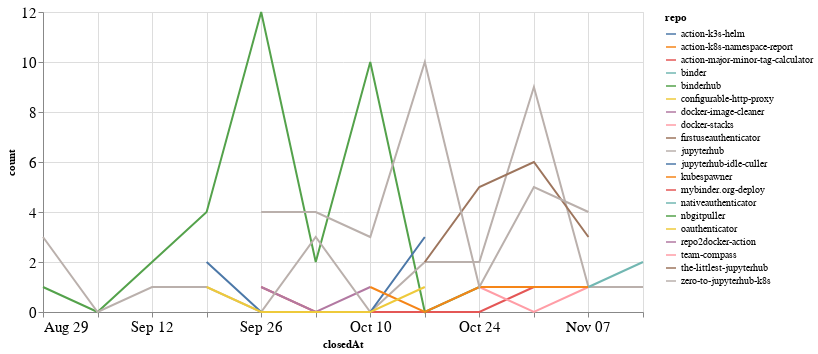

The notebook cell this image was saved under:
### Code cell
closed_by_time = closed_by.groupby('repo').resample('W', on='closedAt').count()['author'].reset_index()
closed_by_time = closed_by_time.rename(columns={'author': 'count'})

alt.Chart(closed_by_time, width=600).mark_line().encode(
    x='closedAt',
    y='count',
    color='repo',
    tooltip="repo"
)

### Figure 1 — Vega-Lite specification as saved in the notebook (floating-point values rounded to 4 significant figures)
{"config": {"axisLeft": {"labelFontSize": 15}, "axisBottom": {"labelFontSize": 15}}, "data": {"name": "data-cc2ccbdfa5a0d30733fcce9ef8ec3078"}, "mark": "line", "encoding": {"color": {"type": "nominal", "field": "repo"}, "tooltip": {"type": "nominal", "field": "repo"}, "x": {"type": "temporal", "field": "closedAt"}, "y": {"type": "quantitative", "field": "count"}}, "width": 600, "$schema": "https://vega.github.io/schema/vega-lite/v4.8.1.json", "datasets": {"data-cc2ccbdfa5a0d30733fcce9ef8ec3078": [{"repo": "action-k3s-helm", "closedAt": "2021-10-10T00:00:00", "count": 2}, {"repo": "action-k8s-namespace-report", "closedAt": "2021-09-26T00:00:00", "count": 1}, {"repo": "action-major-minor-tag-calculator", "closedAt": "2021-09-26T00:00:00", "count": 1}, {"repo": "action-major-minor-tag-calculator", "closedAt": "2021-10-03T00:00:00", "count": 0}, {"repo": "action-major-minor-tag-calculator", "closedAt": "2021-10-10T00:00:00", "count": 0}, {"repo": "action-major-minor-tag-calculator", "closedAt": "2021-10-17T00:00:00", "count": 0}, {"repo": "action-major-minor-tag-calculator", "closedAt": "2021-10-24T00:00:00", "count": 0}, {"repo": "action-major-minor-tag-calculator", "closedAt": "2021-10-31T00:00:00", "count": 1}, {"repo": "binder", "closedAt": "2021-10-03T00:00:00", "count": 1}, {"repo": "binderhub", "closedAt": "2021-08-29T00:00:00", "count": 1}, {"repo": "binderhub", "closedAt": "2021-09-05T00:00:00", "count": 0}, {"repo": "binderhub", "closedAt": "2021-09-12T00:00:00", "count": 2}, {"repo": "binderhub", "closedAt": "2021-09-19T00:00:00", "count": 4}, {"repo": "binderhub", "closedAt": "2021-09-26T00:00:00", "count": 12}, {"repo": "binderhub", "closedAt": "2021-10-03T00:00:00", "count": 2}, {"repo": "binderhub", "closedAt": "2021-10-10T00:00:00", "count": 10}, {"repo": "binderhub", "closedAt": "2021-10-17T00:00:00", "count": 0}, {"repo": "binderhub", "closedAt": "2021-10-24T00:00:00", "count": 1}, {"repo": "configurable-http-proxy", "closedAt": "2021-09-19T00:00:00", "count": 1}, {"repo": "docker-image-cleaner", "closedAt": "2021-09-26T00:00:00", "count": 1}, {"repo": "docker-image-cleaner", "closedAt": "2021-10-03T00:00:00", "count": 0}, {"repo": "docker-image-cleaner", "closedAt": "2021-10-10T00:00:00", "count": 1}, {"repo": "docker-stacks", "closedAt": "2021-10-24T00:00:00", "count": 1}, {"repo": "docker-stacks", "closedAt": "2021-10-31T00:00:00", "count": 0}, {"repo": "docker-stacks", "closedAt": "2021-11-07T00:00:00", "count": 1}, {"repo": "firstuseauthenticator", "closedAt": "2021-10-31T00:00:00", "count": 4}, {"repo": "jupyterhub", "closedAt": "2021-08-29T00:00:00", "count": 3}, {"repo": "jupyterhub", "closedAt": "2021-09-05T00:00:00", "count": 0}, {"repo": "jupyterhub", "closedAt": "2021-09-12T00:00:00", "count": 1}, {"repo": "jupyterhub", "closedAt": "2021-09-19T00:00:00", "count": 1}, {"repo": "jupyterhub", "closedAt": "2021-09-26T00:00:00", "count": 0}, {"repo": "jupyterhub", "closedAt": "2021-10-03T00:00:00", "count": 3}, {"repo": "jupyterhub", "closedAt": "2021-10-10T00:00:00", "count": 0}, {"repo": "jupyterhub", "closedAt": "2021-10-17T00:00:00", "count": 2}, {"repo": "jupyterhub", "closedAt": "2021-10-24T00:00:00", "count": 2}, {"repo": "jupyterhub", "closedAt": "2021-10-31T00:00:00", "count": 9}, {"repo": "jupyterhub", "closedAt": "2021-11-07T00:00:00", "count": 1}, {"repo": "jupyterhub", "closedAt": "2021-11-14T00:00:00", "count": 1}, {"repo": "jupyterhub-idle-culler", "closedAt": "2021-09-19T00:00:00", "count": 2}, {"repo": "jupyterhub-idle-culler", "closedAt": "2021-09-26T00:00:00", "count": 0}, {"repo": "jupyterhub-idle-culler", "closedAt": "2021-10-03T00:00:00", "count": 0}, {"repo": "jupyterhub-idle-culler", "closedAt": "2021-10-10T00:00:00", "count": 0}, {"repo": "jupyterhub-idle-culler", "closedAt": "2021-10-17T00:00:00", "count": 3}, {"repo": "kubespawner", "closedAt": "2021-10-10T00:00:00", "count": 1}, {"repo": "kubespawner", "closedAt": "2021-10-17T00:00:00", "count": 0}, {"repo": "kubespawner", "closedAt": "2021-10-24T00:00:00", "count": 1}, {"repo": "kubespawner", "closedAt": "2021-10-31T00:00:00", "count": 1}, {"repo": "kubespawner", "closedAt": "2021-11-07T00:00:00", "count": 1}, {"repo": "mybinder.org-deploy", "closedAt": "2021-10-17T00:00:00", "count": 1}, {"repo": "nativeauthenticator", "closedAt": "2021-11-07T00:00:00", "count": 1}, {"repo": "nativeauthenticator", "closedAt": "2021-11-14T00:00:00", "count": 2}, {"repo": "nbgitpuller", "closedAt": "2021-11-07T00:00:00", "count": 2}, {"repo": "oauthenticator", "closedAt": "2021-09-19T00:00:00", "count": 1}, {"repo": "oauthenticator", "closedAt": "2021-09-26T00:00:00", "count": 0}, {"repo": "oauthenticator", "closedAt": "2021-10-03T00:00:00", "count": 0}, {"repo": "oauthenticator", "closedAt": "2021-10-10T00:00:00", "count": 0}, {"repo": "oauthenticator", "closedAt": "2021-10-17T00:00:00", "count": 1}, {"repo": "repo2docker-action", "closedAt": "2021-11-07T00:00:00", "count": 1}, {"repo": "team-compass", "closedAt": "2021-10-03T00:00:00", "count": 1}, {"repo": "the-littlest-jupyterhub", "closedAt": "2021-10-17T00:00:00", "count": 2}, {"repo": "the-littlest-jupyterhub", "closedAt": "2021-10-24T00:00:00", "count": 5}, {"repo": "the-littlest-jupyterhub", "closedAt": "2021-10-31T00:00:00", "count": 6}, {"repo": "the-littlest-jupyterhub", "closedAt": "2021-11-07T00:00:00", "count": 3}, {"repo": "zero-to-jupyterhub-k8s", "closedAt": "2021-09-26T00:00:00", "count": 4}, {"repo": "zero-to-jupyterhub-k8s", "closedAt": "2021-10-03T00:00:00", "count": 4}, {"repo": "zero-to-jupyterhub-k8s", "closedAt": "2021-10-10T00:00:00", "count": 3}, {"repo": "zero-to-jupyterhub-k8s", "closedAt": "2021-10-17T00:00:00", "count": 10}, {"repo": "zero-to-jupyterhub-k8s", "closedAt": "2021-10-24T00:00:00", "count": 1}, {"repo": "zero-to-jupyterhub-k8s", "closedAt": "2021-10-31T00:00:00", "count": 5}, {"repo": "zero-to-jupyterhub-k8s", "closedAt": "2021-11-07T00:00:00", "count": 4}]}}
